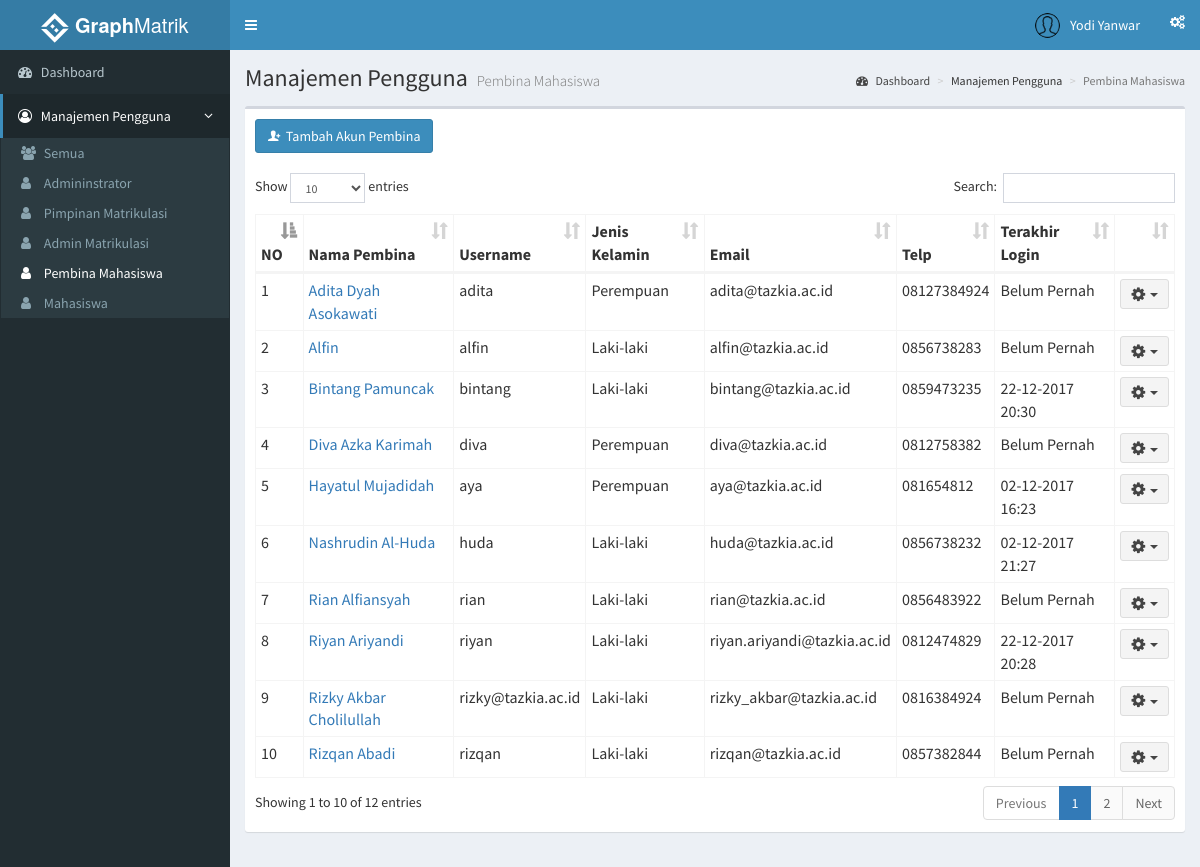
Page /index.php?page=pembina (signed in) on the earlier database version.
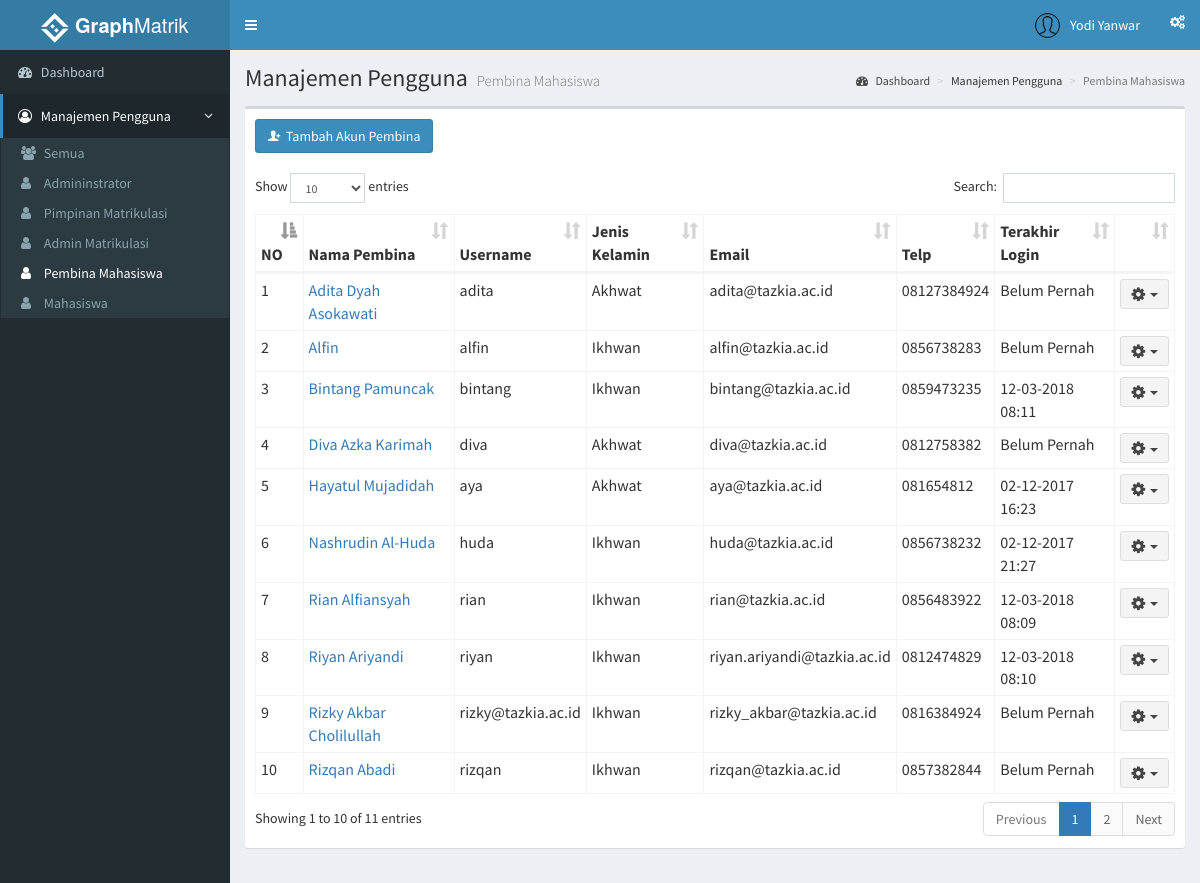
Same page on the later database version.
### tables this page shows
CREATE TABLE `pembina` (
  `id_pembina` int(11) NOT NULL,
  `nama` varchar(35) NOT NULL,
  `j_kelamin` varchar(15) DEFAULT NULL,
  `tgl_lahir` date NOT NULL,
  `gelar` varchar(10) DEFAULT NULL,
  `asalkota` varchar(20) DEFAULT NULL,
  `email` varchar(35) NOT NULL,
  `telp` varchar(13) NOT NULL,
  `avatar` varchar(100) DEFAULT NULL,
  `id_user` int(11) NOT NULL
);

CREATE TABLE `users` (
  `id_user` int(11) NOT NULL,
  `username` varchar(30) NOT NULL,
  `password` varchar(50) NOT NULL,
  `level` int(11) NOT NULL,
  `last_login` datetime NOT NULL
);

### functions.php (called while the page is built, shortened)
<?php
	function tampilPembina(){
		$ambildata = mysql_query("SELECT p.*, COUNT(mb.id_mahasiswa) AS 'jml_binaan', u.* FROM pembina p LEFT JOIN m_binaan mb ON p.id_pembina = mb.id_pembina LEFT JOIN users u ON p.id_user = u.id_user GROUP BY p.nama ORDER BY p.nama") or die(mysql_error());
		if (mysql_num_rows($ambildata) > 0) {
			while ($ad = mysql_fetch_assoc($ambildata))
				$data[] = $ad;
				return $data;
		} else{
			echo "Daftar pembina kosong";
		}
	}
 ?>

### role/admin/pembina.php (the view, shortened to what this page needs)
<?php
  include 'functions.php';
 ?>
    <section class="content-header">
      <h1>
        Manajemen Pengguna
        <small>Pembina Mahasiswa</small>
      </h1>
      <ol class="breadcrumb">
        <li><a href="/simon"><i class="fa fa-dashboard"></i>&nbsp;Dashboard</a></li>
        <li>Manajemen Pengguna</li>
        <li class="active">Pembina Mahasiswa</li>
      </ol>
    </section>
    <section class="content">
      <div class="row">
        <div class="col-xs-12">
          <div class="box">
            <div class="box-header">
             <button class="btn btn-primary" data-toggle="modal" data-target="#tambahPembina"><i class="ion ion-person-add"></i>&nbsp;&nbsp;Tambah Akun Pembina</button>
            </div>
            <div class="box-body">
              <table id="tablePembina" class="table table-bordered table-hover table-condensed">
                <thead>
                  <tr>
                    <th>NO</th>
                    <th>Nama Pembina</th>
                    <th>Username</th>
                    <th>Jenis Kelamin</th>
                    <th>Email</th>
                    <th>Telp</th>
                    <th>Terakhir Login</th>
                    <th></th>
                  </tr>
                </thead>
                <tbody>
                  <?php
                    $dataPembina = tampilPembina();
                    $no = 1;
                    foreach($dataPembina as $row){
                   ?>
                <tr>
                  <td><?php echo $no ?></td>
                  <td><?php echo "<a href='index.php?page=pembinadetails&id=".$row['id_user']."'>".$row['nama']."</a>"?></td>
                  <td><?php echo $row['username'] ?></td>
                  <td><?php echo $row['j_kelamin'] ?></td>
                  <td><?php echo $row['email'] ?></td>
                  <td><?php echo $row['telp'] ?></td>
                  <td><?php if ($row['last_login'] == '0000-00-00 00:00:00'){ echo 'Belum Pernah';}else{ echo date("d-m-Y H:i", strtotime($row['last_login'])) ;}
                  ?></td>
                  <td>
                    <div class="dropdown">
                      <button class="btn btn-default btn-sm dropdown-toggle " type="button" data-toggle="dropdown">
                        <i class="fa fa-cog fa-lg"></i>&nbsp;&nbsp;<span class="caret"></span>
                      </button>
                    </div>
                  </td>
                </tr>
                  <?php
                    $no++; }
                   ?>
                </tbody>
              </table>
            </div>
          </div>
        </div>
      </div>
    </section>

### index.php (shortened to what this page needs)
<html>
<head>
  <link rel="stylesheet" href="assets/css/bootstrap.min.css">
  <link rel="stylesheet" href="assets/css/font-awesome.min.css">
  <link rel="stylesheet" href="assets/css/ionicons.min.css">
  <link rel="stylesheet" href="assets/css/dataTables.bootstrap.min.css">
  <link rel="stylesheet" href="assets/css/AdminLTE.min.css">
  <link rel="stylesheet" href="assets/css/_all-skins.min.css">
  <link rel="stylesheet" href="assets/css/jquery-jvectormap.css">
  <link rel="stylesheet" href="assets/css/bootstrap-datepicker.min.css">
  <link rel="stylesheet" href="assets/css/daterangepicker.css">
  <link rel="stylesheet" href="assets/css/bootstrap3-wysihtml5.min.css">
  <link rel="stylesheet" href="assets/css/style.css">
</head>
<body class="hold-transition skin-blue sidebar-mini">
  <div class="wrapper">
    <header class="main-header">
      <a href="index.php" class="logo">
        <span class="logo-lg"><img src="assets/img/icon30.png">&nbsp;<b>Graph</b>Matrik</span>
      </a>
      <nav class="navbar navbar-static-top">
        <a href="#" class="sidebar-toggle" data-toggle="push-menu" role="button">
        </a>
        <div class="navbar-custom-menu">
          <ul class="nav navbar-nav">
            <li class="dropdown user user-menu">
              <a href="#" class="dropdown-toggle" data-toggle="dropdown">
                <img src=<?php echo "assets/img/user/".$_SESSION['ava']; ?> class="user-image" alt="User Image">
                <span class="hidden-xs"><?php echo $_SESSION['nama']; ?></span>
              </a>
                </li>
              </ul>
            <li>
              <a href="#" data-toggle="control-sidebar"><i class="fa fa-gears"></i></a>
            </li>
        </div>
      </nav>
    </header>
    <?php
      if ($_SESSION['role'] =='administrator') {
        include 'role/admin/sidebar.php';
      }
    ?>
  </div>
</body>
</html>

### role/admin/sidebar.php (shortened to what this page needs)
<aside class="main-sidebar">
  <section class="sidebar">
    <ul class="sidebar-menu" data-widget="tree">
      <li <?php
            if ($_SERVER['REQUEST_URI'] == '/simon/') {
               echo "class='active'";
            }
          ?>
      ><a href="/simon"><i class="fa fa-dashboard"></i> <span>Dashboard</span></a></li>
      <li class="treeview <?php
            if (isset($_GET['page'])) {
                  if ($_GET['page'] == 'users' || $_GET['page'] == 'administrator' || $_GET['page'] == 'pimpinan' || $_GET['page'] == 'adminmatrik' || $_GET['page'] == 'pembina' || $_GET['page'] == 'mahasiswa' || $_GET['page'] == 'pembinadetails' || $_GET['page'] == 'editpembina' || $_GET['page'] == 'mahasiswadetails' || $_GET['page'] == 'editmahasiswa'|| $_GET['page'] == 'adminmatrikdetails') {
                    echo ' active';
                  } else{
                    echo '';
                  }
                }
           ?>"
      >
        <a href="#">
          <i class="fa fa-user-circle-o"></i>
          <span>Manajemen Pengguna</span>
          <span class="pull-right-container">
            <i class="fa fa-angle-left pull-right"></i>
          </span>
        </a>
        <ul class="treeview-menu">
          <li <?php
                if (isset($_GET['page'])) {
                  if ($_GET['page'] == 'users') {
                    echo "class='active'";
                  }
                }
              ?>
          ><a href="?page=users"><i class="fa fa-users"></i> Semua</a></li>
          <li <?php
                if (isset($_GET['page'])) {
                  if ($_GET['page'] == 'administrator') {
                    echo "class='active'";
                  }
                }
              ?>
           ><a href="?page=administrator"><i class="fa fa-user"></i> Admininstrator</a></li>
          <li <?php
                if (isset($_GET['page'])) {
                  if ($_GET['page'] == 'pimpinan') {
                    echo "class='active'";
                  }
                }
              ?>
           ><a href="?page=pimpinan"><i class="fa fa-user"></i> Pimpinan Matrikulasi</a></li>
          <li <?php
                if (isset($_GET['page'])) {
                  if ($_GET['page'] == 'adminmatrik'|| $_GET['page'] == 'adminmatrikdetails') {
                    echo "class='active'";
                  }
                }
              ?>
           ><a href="?page=adminmatrik"><i class="fa fa-user"></i> Admin Matrikulasi</a></li>
          <li <?php
                if (isset($_GET['page'])) {
                  if ($_GET['page'] == 'pembina'|| $_GET['page'] == 'pembinadetails' || $_GET['page'] == 'editpembina') {
                    echo "class='active'";
                  }
                }
              ?>
           ><a href="?page=pembina"><i class="fa fa-user"></i> Pembina Mahasiswa</a></li>
          <li <?php
                if (isset($_GET['page'])) {
                  if ($_GET['page'] == 'mahasiswa'|| $_GET['page'] == 'mahasiswadetails' || $_GET['page'] == 'editmahasiswa') {
                    echo "class='active'";
                  }
                }
              ?>
           ><a href="?page=mahasiswa"><i class="fa fa-user"></i> Mahasiswa</a></li>
        </ul>
        </li>
    </ul>
  </section>
</aside>
<div class="content-wrapper">
  <?php
    if (isset($_GET['page'])) {
      if ($_GET['page'] == 'mahasiswa') {
        include 'mahasiswa.php';
      } else
      if ($_GET['page'] == 'users') {
        include 'users.php';
      } else
      if ($_GET['page'] == 'pembina') {
        include 'pembina.php';
      }
    } else{
      include 'dashboard.php';
    }
  ?>
</div>

Differences in the rows shown:
changed pembina "Adita Dyah Asokawati": j_kelamin "Perempuan" → "Akhwat"
changed pembina "Alfin": j_kelamin "Laki-laki" → "Ikhwan"
changed pembina "Bintang Pamuncak": j_kelamin "Laki-laki" → "Ikhwan"; id_user.last_login "22-12-2017 20:30" → "12-03-2018 08:11"
changed pembina "Diva Azka Karimah": j_kelamin "Perempuan" → "Akhwat"
changed pembina "Hayatul Mujadidah": j_kelamin "Perempuan" → "Akhwat"
changed pembina "Nashrudin Al-Huda": j_kelamin "Laki-laki" → "Ikhwan"
changed pembina "Rian Alfiansyah": j_kelamin "Laki-laki" → "Ikhwan"; id_user.last_login (not shown) → "12-03-2018 08:09"; no longer shows "Belum Pernah"
changed pembina "Riyan Ariyandi": j_kelamin "Laki-laki" → "Ikhwan"; id_user.last_login "22-12-2017 20:28" → "12-03-2018 08:10"
changed pembina "Rizky Akbar Cholilullah": j_kelamin "Laki-laki" → "Ikhwan"
changed pembina "Rizqan Abadi": j_kelamin "Laki-laki" → "Ikhwan"
Other differences:
text written by a page script: "Show entries Search: Showing 1 to 10 of 12 entries Previous 1 2 Next" → "Show entries Search: Showing 1 to 10 of 11 entries Previous 1 2 Next"
